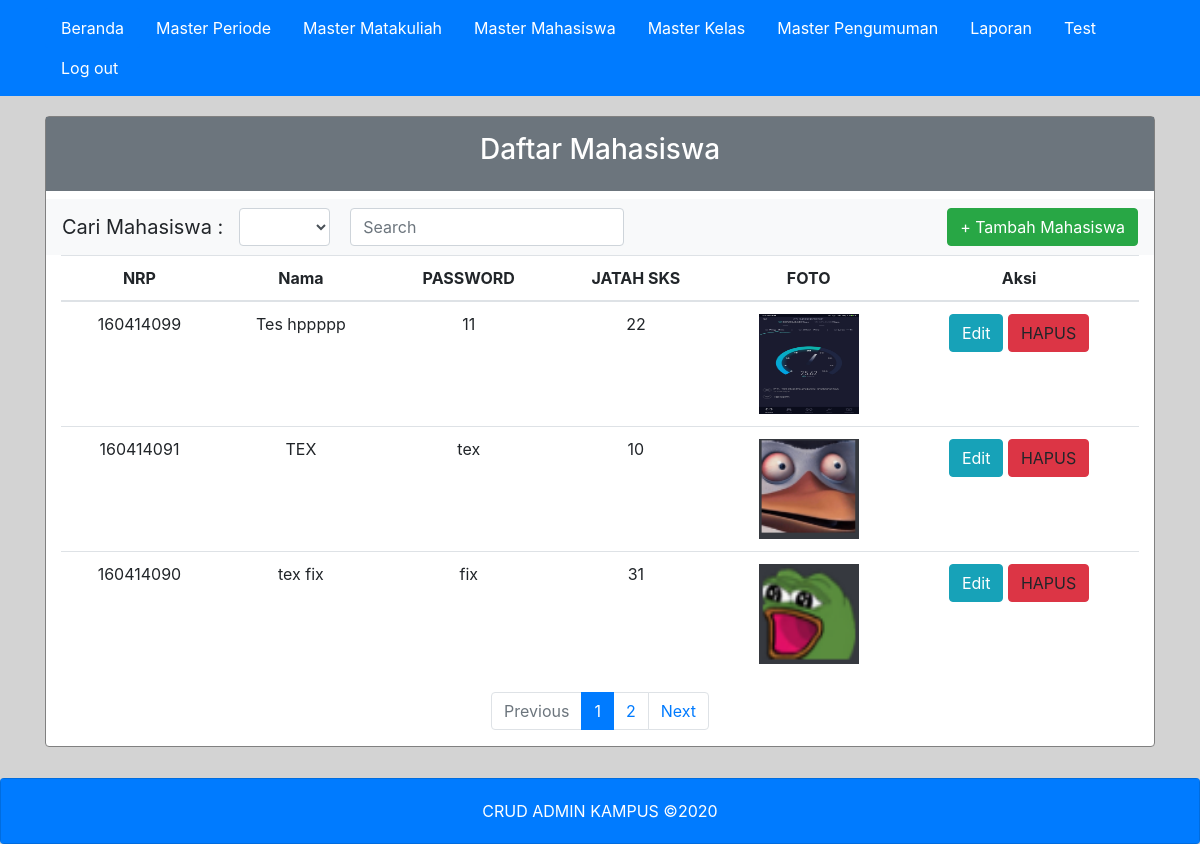
Screenshot of /ADMIN/frmMasterMahasiswa.php (signed in) with the database file from the repository.
### tables this page shows
CREATE TABLE `mahasiswa` (
  `nrp` int(9) NOT NULL COMMENT 'Primary Key',
  `nama` varchar(30) NOT NULL COMMENT 'Nama Mahasiswa',
  `jurusan` varchar(50) NOT NULL,
  `password` char(32) NOT NULL COMMENT 'Password md5',
  `jatah_sks` int(11) NOT NULL COMMENT 'Jumlah SKS yang boleh diambil',
  `foto_profil` varchar(100) NOT NULL COMMENT 'nama file foto profil mahasiswa (extension jpg)',
  `hapuskah` tinyint(1) NOT NULL COMMENT 'jika true maka data mhs dianggap terhapus'
);

### ADMIN/frmMasterMahasiswa.php (the view, shortened to what this page needs)
<link rel="stylesheet" href="https://maxcdn.bootstrapcdn.com/bootstrap/4.0.0/css/bootstrap.min.css">
<body style="background-color: lightgrey;">
    <?php
    include "part/header.php";
    ?>
    <div class="container main">
        <div class="card" style="border-style: solid; border-color:grey;margin-top: 20px;">
            <div class="p-3 mb-2 bg-secondary text-white">
                <h3 style="text-align: center;">Daftar Mahasiswa</h3>
            </div>
            <nav class="navbar navbar-expand-lg navbar-light bg-light">
                <a class="navbar-brand">Cari Mahasiswa : </a>
                <div class="collapse navbar-collapse" id="navbarTogglerDemo02">
                    <div class="col-xs-3">
                        <select name="kategori" id="kategori" class="form-control">
                            <option value=""></option>
                            <option value="nrp">NRP</option>
                        </select>
                    </div>
                    <div class="col-xs-3" style="margin-left: 20px;">
                        <input class="form-control" name="keyword" id="keyword" type="text" placeholder="Search"></input>
                    </div>
                </div>
                <button class="btn btn-success" data-toggle="modal" data-target="#modalForm">
                    + Tambah Mahasiswa
                </button>
            </nav>
            <div class="container">
                <table style="text-align: center;" class="table table-hover">
                    <thead>
                        <tr>
                            <th scope="col">NRP</th>
                            <th scope="col">Nama</th>
                            <th scope="col">PASSWORD</th>
                            <th scope="col">JATAH SKS</th>
                            <th scope="col">FOTO</th>
                            <th scope="col">Aksi</th>
                        </tr>
                    </thead>
                    <tbody id="data" style="text-align: center;">
                        <?php
                        $link = mysqli_connect("localhost", "root", "", "pweb");
                        $page = (isset($_GET['page'])) ? (int) $_GET['page'] : 1;
                        $limit = 3;
                        $limitStart = ($page - 1) * $limit;
                        $SqlQuery = mysqli_query($link, "SELECT * FROM mahasiswa ORDER BY nrp DESC LIMIT " . $limitStart . "," . $limit);
                        while ($row = mysqli_fetch_object($SqlQuery)) {
                            echo "<tr>";
                            echo "<td>" . $row->nrp . "</td>";
                            echo "<td>" . $row->nama . "</td>";
                            echo "<td>" . $row->password . "</td>";
                            echo "<td>" . $row->jatah_sks . "</td>";
                            echo "<td>" . '<img src="foto/' . $row->foto_profil . '" height="100" width="100"/>' . "</td>";
                            echo "<td> <a class='btn btn-info' href='frmUbahMahasiswa.php?nrp=$row->nrp'> Edit </a>";
                            echo " <a class='btn btn-danger' onclick='hapusKode($row->nrp)'>HAPUS</button></a> </td>";
                        ?>
                        <?php
                            echo "</tr>";
                        }
                        ?>
                    </tbody>
                </table>
            </div>
            <div>
                <nav aria-label="Page navigation example">
                    <ul class="pagination justify-content-center">
                        <?php
                        if ($page == 1) {
                        ?>
                            <li class="page-item disabled"><a class="page-link" href="#">Previous</a></li>
                        <?php
                        } else {
                            $LinkPrev = ($page > 1) ? $page - 1 : 1;
                        ?>
                            <li class="page-item"><a class="page-link" href="frmMasterMahasiswa.php?page=<?php echo $LinkPrev; ?>">Previous</a></li>
                        <?php
                        }
                        ?>
                        <?php
                        $SqlQuery = mysqli_query($link, "SELECT * FROM mahasiswa");
                        $JumlahData = mysqli_num_rows($SqlQuery);
                        $jumlahPage = ceil($JumlahData / $limit);
                        $jumlahNumber = 1;
                        $startNumber = ($page > $jumlahNumber) ? $page - $jumlahNumber : 1;
                        $endNumber = ($page < ($jumlahPage - $jumlahNumber)) ? $page + $jumlahNumber : $jumlahPage;
                        for ($i = $startNumber; $i <= $endNumber; $i++) {
                            $linkActive = ($page == $i) ? ' active ' : '';
                        ?>
                            <li class='page-item <?php echo $linkActive; ?>'> <a class="page-link" href="frmMasterMahasiswa.php?page=<?php echo $i; ?>"><?php echo $i; ?></a></li>
                        <?php
                        }
                        ?>
                        <?php
                        if ($page == $jumlahPage) {
                        ?>
                            <li class="page-item disabled"><a class="page-link" href="#">Next</a></li>
                        <?php
                        } else {
                            $linkNext = ($page < $jumlahPage) ? $page + 1 : $jumlahPage;
                        ?>
                            <li class="page-item"><a class="page-link" href="frmMasterMahasiswa.php?page=<?php echo $linkNext; ?>">Next</a></li>
                        <?php
                        }
                        ?>
                    </ul>
                </nav>
            </div>
        </div>
    </div>
    <?php
    include "part/footer.php";
    ?>
</body>

### ADMIN/part/header.php (shortened to what this page needs)
<nav class="navbar navbar-dark bg-primary">
    <div class="container">
        <ul class="nav nav-pills">
            <li class="nav-item" style="transition: transform 0.15s linear;">
                <a class="nav-link active" style="color:white;" href="frmAdminHome.php">Beranda</a>
            </li>
            <li class="nav-item">
                <a class="nav-link" style="color:white;" href="frmMasterPeriode.php">Master Periode</a>
            </li>
            <li class="nav-item">
                <a class="nav-link" style="color:white;" href="frmMasterMK.php">Master Matakuliah</a>
            </li>
            <li class="nav-item">
                <a class="nav-link" style="color:white;" href="frmMasterMahasiswa.php">Master Mahasiswa</a>
            </li>
            <li class="nav-item">
                <a class="nav-link" style="color:white;" href="frmMasterKelas.php">Master Kelas</a>
            </li>
            <li class="nav-item">
                <a class="nav-link" style="color:white;" href="frmMasterPengumuman.php">Master Pengumuman</a>
            </li>
            <li class="nav-item">
                <a class="nav-link" style="color:white;" href="frmLaporan.php">Laporan</a>
            </li>
            <li class="nav-item">
                <a class="nav-link" style="color:white;" href="frmMasterTest.php">Test</a>
            </li>
        </ul>
        <ul class="nav justify-content-end">
            <li class="nav-item">
                <a class="nav-link right" style="color:white;" href="process.php?act=logout">Log out</a>
            </li>
        </ul>
  </div>
</nav>

### ADMIN/part/footer.php
<div class="card bg-primary text-center" style="bottom: 0;width: 100%;">
  <div class="card-body bg-primary text-white text-center">
  CRUD ADMIN KAMPUS ©2020
  </div>
</div>

### ADMIN/part/style.php (style rules this page uses)
.main { min-height: calc(98vh - 56px - 66px); }

### rows the page displays
mahasiswa: nrp "160414099", nama "Tes hppppp", password "11", jatah_sks "22", foto_profil (picture)
mahasiswa: nrp "160414091", nama "TEX", password "tex", jatah_sks "10", foto_profil (picture)
mahasiswa: nrp "160414090", nama "tex fix", password "fix", jatah_sks "31", foto_profil (picture)
